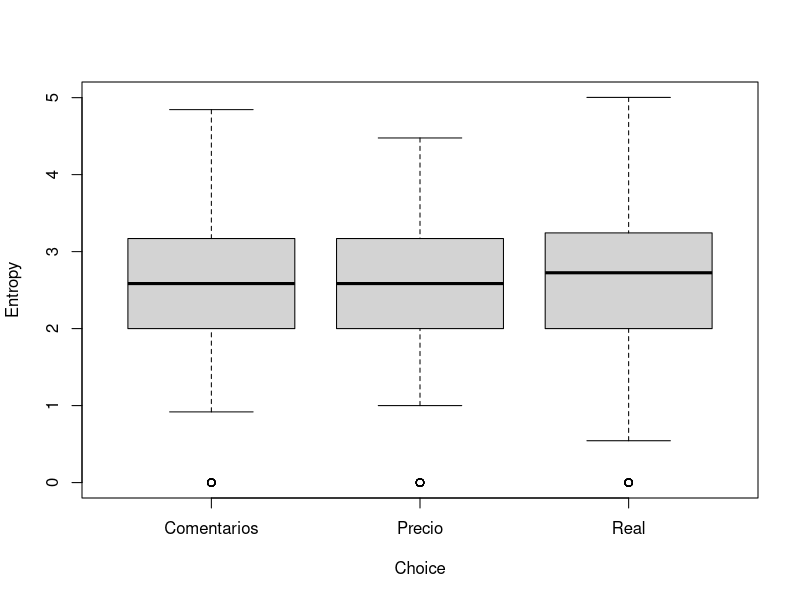

Here is the R script that generated this plot: (Note: this script raises an error after producing the figure.)
library(readr)
library(dplyr)
library(igraph)

# =====================================================
# CARGAR DATOS
# =====================================================

Secuencia <- read_delim(
  "Secuencia.csv",
  delim = ";",
  escape_double = FALSE,
  trim_ws = TRUE
)

# =====================================================
# FUNCION PARA RECONSTRUIR RED AOI->AOI
# =====================================================

build_aoi_network <- function(df){
  
  # =====================================
  # ORDEN TEMPORAL
  # =====================================
  
  df <- df[order(df$Secuencia), ]
  
  areas <- df$Area
  
  if(length(areas) < 2){
    return(NULL)
  }
  
  # =====================================
  # VARIABLES SECUENCIALES
  # =====================================
  
  FirstAOI <- as.character(areas[1])
  
  FirstTransition <- paste0(
    areas[1],
    "_",
    areas[2]
  )
  
  First3AOIs <- paste(
    head(areas, 3),
    collapse = "_"
  )
  
  # =====================================
  # RED
  # =====================================
  
  edges <- data.frame(
    from = head(areas, -1),
    to   = tail(areas, -1)
  )
  
  edges_weighted <- edges %>%
    count(from, to, name = "weight")
  
  g <- graph_from_data_frame(
    edges_weighted,
    directed = TRUE
  )
  
  E(g)$weight <- edges_weighted$weight
  
  # =====================================
  # ATRIBUTOS DE NODO
  # =====================================
  
  node_freq <- table(areas)
  
  V(g)$visits <- as.numeric(
    node_freq[
      match(
        V(g)$name,
        names(node_freq)
      )
    ]
  )
  
  # =====================================
  # ENTROPIA DE TRANSICION
  # =====================================
  
  probs <- edges_weighted$weight /
    sum(edges_weighted$weight)
  
  Entropy <- -sum(
    probs * log2(probs)
  )
  
  # =====================================
  # RESULTADO
  # =====================================
  
  return(
    list(
      graph = g,
      edges = edges,
      edges_weighted = edges_weighted,
      node_freq = node_freq,
      
      FirstAOI = FirstAOI,
      FirstTransition = FirstTransition,
      First3AOIs = First3AOIs,
      
      Entropy = Entropy
    )
  )
}


# =====================================================
# CONSTRUIR TODAS LAS REDES
# =====================================================

NetworkList <- list()

TrajectoryFeatures <- data.frame()

subjects <- unique(Secuencia$Sujeto)

for(s in subjects){
  
  cat("Procesando sujeto:",s,"\n")
  
  data_s <- filter(
    Secuencia,
    Sujeto == s
  )
  
  ensayos <- unique(data_s$Ensayo)
  
  for(e in ensayos){
    
    data_se <- filter(
      data_s,
      Ensayo == e
    )
    
    net <- build_aoi_network(data_se)
    
    if(!is.null(net)){
      
      nombre <- paste0(
        "S",
        s,
        "_E",
        e
      )
      
      NetworkList[[nombre]] <- net
      
      # ===================================
      # TABLA DE CARACTERISTICAS
      # ===================================
      
      TrajectoryFeatures <- rbind(
        TrajectoryFeatures,
        data.frame(
          Sujeto = s,
          Ensayo = e,
          
          Choice = unique(data_se$ChosenCondition),
          
          FirstAOI = net$FirstAOI,
          FirstTransition = net$FirstTransition,
          First3AOIs = net$First3AOIs,
          
          Nodes = gorder(net$graph),
          Edges = gsize(net$graph),
          
          Entropy = net$Entropy,
          
          stringsAsFactors = FALSE
        )
      )
      
    }
  }
}

summary(TrajectoryFeatures$Entropy)

aggregate(
  Entropy ~ Choice,
  data = TrajectoryFeatures,
  mean
)

boxplot(
  Entropy ~ Choice,
  data = TrajectoryFeatures
)

anova(
  lm(
    Entropy ~ Choice,
    data = TrajectoryFeatures
  )
)

summary(
  aov(
    Entropy ~ Choice,
    data = TrajectoryFeatures
  )
)


aggregate(
  Nodes ~ Choice,
  data = TrajectoryFeatures,
  mean
)

aggregate(
  Edges ~ Choice,
  data = TrajectoryFeatures,
  mean
)

summary(
  aov(
    Nodes ~ Choice,
    data = TrajectoryFeatures
  )
)

summary(
  aov(
    Edges ~ Choice,
    data = TrajectoryFeatures
  )
)

quantile(
  TrajectoryFeatures$Nodes,
  probs=c(.33,.66)
)

table(
  SearchType,
  Choice
)
